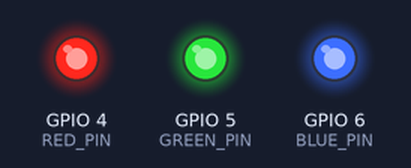
This program was run on a simulated Raspberry Pi (BCM pin numbers). On the bench: output pins drawn as LEDs (lit = HIGH). Threads take turns every 2 ms.

Above: at 0.17 s.
At 0.5 s:
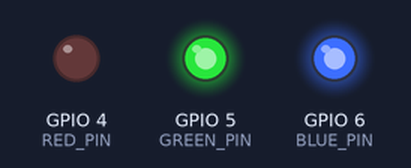
At 0.95 s:
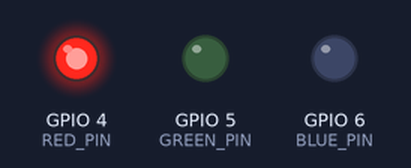
At 1.17 s:
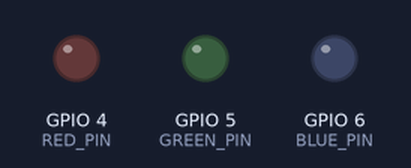
At 2.97 s:
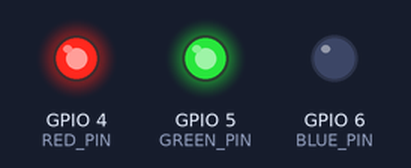
At 3.67 s:
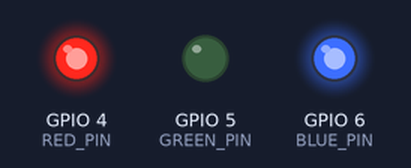
Timing chart, 0 to 4.0 s (numbered marks = the images above):
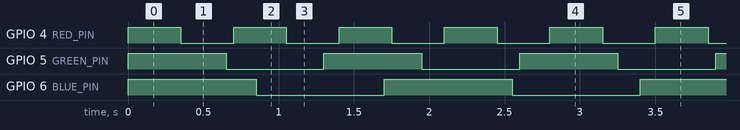

Measured:
- by itself, GPIO 4 (RED_PIN): alternates HIGH for 0.35 s and LOW for 0.35 s
- by itself, GPIO 5 (GREEN_PIN): alternates HIGH for 0.65 s and LOW for 0.65 s
- by itself, GPIO 6 (BLUE_PIN): alternates HIGH for 0.85 s and LOW for 0.85 s

The program:

challenge411.py
```python
import RPi.GPIO as GPIO
import threading
import time

# GPIO 핀 번호 설정
RED_PIN = 4
GREEN_PIN = 5
BLUE_PIN = 6

# GPIO 초기화
GPIO.setmode(GPIO.BCM)
GPIO.setup(RED_PIN, GPIO.OUT)
GPIO.setup(GREEN_PIN, GPIO.OUT)
GPIO.setup(BLUE_PIN, GPIO.OUT)

# 빨간색 LED를 0.7초 주기로 깜빡이는 함수
def red_led_blink():
    while True:
        GPIO.output(RED_PIN, GPIO.HIGH)
        time.sleep(0.35)
        GPIO.output(RED_PIN, GPIO.LOW)
        time.sleep(0.35)

# 초록색 LED를 1.3초 주기로 깜빡이는 함수
def green_led_blink():
    while True:
        GPIO.output(GREEN_PIN, GPIO.HIGH)
        time.sleep(0.65)
        GPIO.output(GREEN_PIN, GPIO.LOW)
        time.sleep(0.65)

# 파란색 LED를 1.7초 주기로 깜빡이는 함수
def blue_led_blink():
    while True:
        GPIO.output(BLUE_PIN, GPIO.HIGH)
        time.sleep(0.85)
        GPIO.output(BLUE_PIN, GPIO.LOW)
        time.sleep(0.85)

# 메인 함수
def main():
    # 쓰레드 생성
    red_thread = threading.Thread(target=red_led_blink)
    green_thread = threading.Thread(target=green_led_blink)
    blue_thread = threading.Thread(target=blue_led_blink)

    # 쓰레드 시작
    red_thread.start()
    green_thread.start()
    blue_thread.start()

    try:
        # 메인 쓰레드가 종료될 때까지 대기
        red_thread.join()
        green_thread.join()
        blue_thread.join()

    except KeyboardInterrupt:
        # Ctrl+C를 눌렀을 때 GPIO 정리
        GPIO.cleanup()

if __name__ == "__main__":
    main()
```
